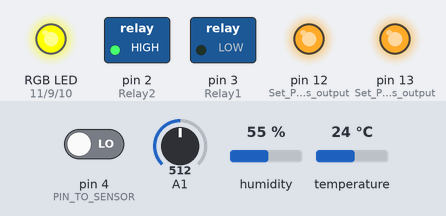
A sketch run on a simulated Arduino Uno, built with avr-gcc and run on an emulated ATmega328P. Shown: switched loads named in the sketch (green lamp = pin HIGH), an RGB LED mixed from three pins (HIGH = lit), output pins drawn as LEDs (lit = HIGH). The test bench sets the inputs (shaded band); at power-on: pin 4 (PIN_TO_SENSOR) LOW, temperature 24 °C, A1 = 512, humidity 55 %. What the sketch prints to the serial monitor is not drawn.

Above: at 5.89 s.
6.2 s: pin 4 (PIN_TO_SENSOR) driven HIGH
At 6.5 s:
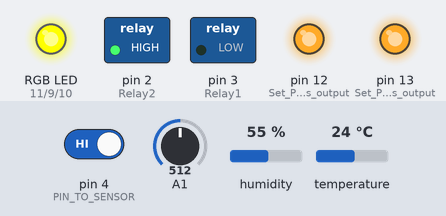
14.0 s: temperature set to 26 °C
At 15.87 s:
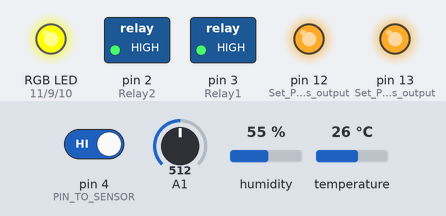
18.1 s: A1 set to 490
At 18.59 s:
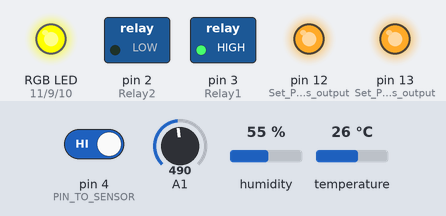
Timing chart, 0 to 21.7 s (numbered marks = the images above; inputs shaded):
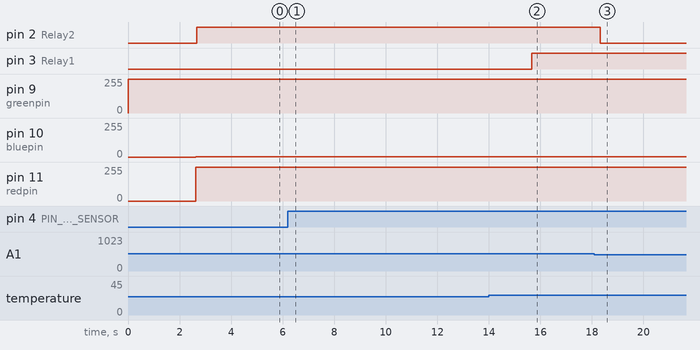

Measured:
- the behaviour switches between 24 and 25 °C on temperature (found by bisection; images 1 and 2)
- the behaviour switches between 500 and 499 on A1 (found by bisection; images 2 and 3)
- after the input at 6.2 s, pin 9 (greenpin): stays 255/255 (without the input it goes to 12/255 after 2.5 s); pin 10 (bluepin): stays 1/255 (without the input it goes to 139/255 after 2.5 s); pin 11 (redpin): stays 254/255 (without the input it goes to 116/255 after 2.5 s)
- after the input at 14.0 s, pin 3 (Relay1): LOW → HIGH after 1.7 s; pin 9 (greenpin): stays 255/255 (without the input it goes to 38/255 after 2.5 s); pin 10 (bluepin): stays 1/255 (without the input it goes to 165/255 after 2.5 s); pin 11 (redpin): stays 254/255 (without the input it goes to 90/255 after 2.5 s)

The sketch:

FullProjectV1.ino
```cpp
#include "dht.h"
#define dht_apin A0 // Analog Pin sensor is connected to

dht DHT;
int Relay1 = 3;
int Relay2 = 2;
int tempcutoff = 25;
int lightcutoff = 500;
int redpin = 11; // select the pin for the red LED
int bluepin =10; // select the pin for the  blue LED
int greenpin =9; // select the pin for the green LED
int val = 0;
const int PIN_TO_SENSOR = 4;   // the pin that OUTPUT pin of sensor is connected to
int pinStateCurrent   = LOW; // current state of pin
int pinStatePrevious  = LOW; // previous state of pin


void setup(){

  Serial.begin(9600);

  Serial.println("DHT11 Humidity & temperature Sensor\n\n");
   pinMode(13, OUTPUT);         //Set Pin13 as output
  digitalWrite(13, HIGH);     //Set Pin13 High
  pinMode(Relay1, OUTPUT);     //Set Pin3 as output
   pinMode(12, OUTPUT);         //Set Pin13 as output
  digitalWrite(12, HIGH);     //Set Pin13 High
  pinMode(Relay2, OUTPUT);     //Set Pin3 as output
    pinMode(redpin, OUTPUT);
  pinMode(bluepin, OUTPUT);
  pinMode(greenpin, OUTPUT);
  pinMode(PIN_TO_SENSOR, INPUT); // set arduino pin to input mode to read value from OUTPUT pin of sensor

}

void loop() {
  // Displays the working light and changes the colors
for(val = 255; val > 0; val--)
  {
    analogWrite(11, val);
    analogWrite(10, 255 - val);
    analogWrite(9, 128 - val);
    Serial.println(val, DEC);
    delay(5);
  }
  for(val = 0; val < 255; val++)
  {
    analogWrite(11, val);
    analogWrite(10, 255 - val);
    analogWrite(9, 128 - val);

    Serial.println(val, DEC);
    delay(5);
  }
unsigned int AnalogValue;

AnalogValue = analogRead(A1);
DHT.read11(dht_apin);

  if (DHT.temperature>= tempcutoff){
    digitalWrite(Relay1, HIGH);
  }else{
    digitalWrite(Relay1, LOW);
  }
 if (AnalogValue>= lightcutoff){
    digitalWrite(Relay2, HIGH);
  }else{
    digitalWrite(Relay2, LOW);
  }
  Serial.print("temperature = ");
  //Serial.print(DHT.temperature);
  Serial.println("C  ");
  Serial.print("Light = ");
  //Serial.println(AnalogValue);


  pinStatePrevious = pinStateCurrent; // store old state
  pinStateCurrent = digitalRead(PIN_TO_SENSOR);   // read new state

  if (pinStatePrevious == LOW && pinStateCurrent == HIGH) {   // pin state change: LOW -> HIGH

      Serial.println("Motion detected!");
       digitalWrite(Relay2, HIGH);
   delay(5000);

  }
  else
  if (pinStatePrevious == HIGH && pinStateCurrent == LOW) {   // pin state change: HIGH -> LOW

        Serial.println("Motion stopped!");
        digitalWrite(Relay2, LOW);

  }


}
```
